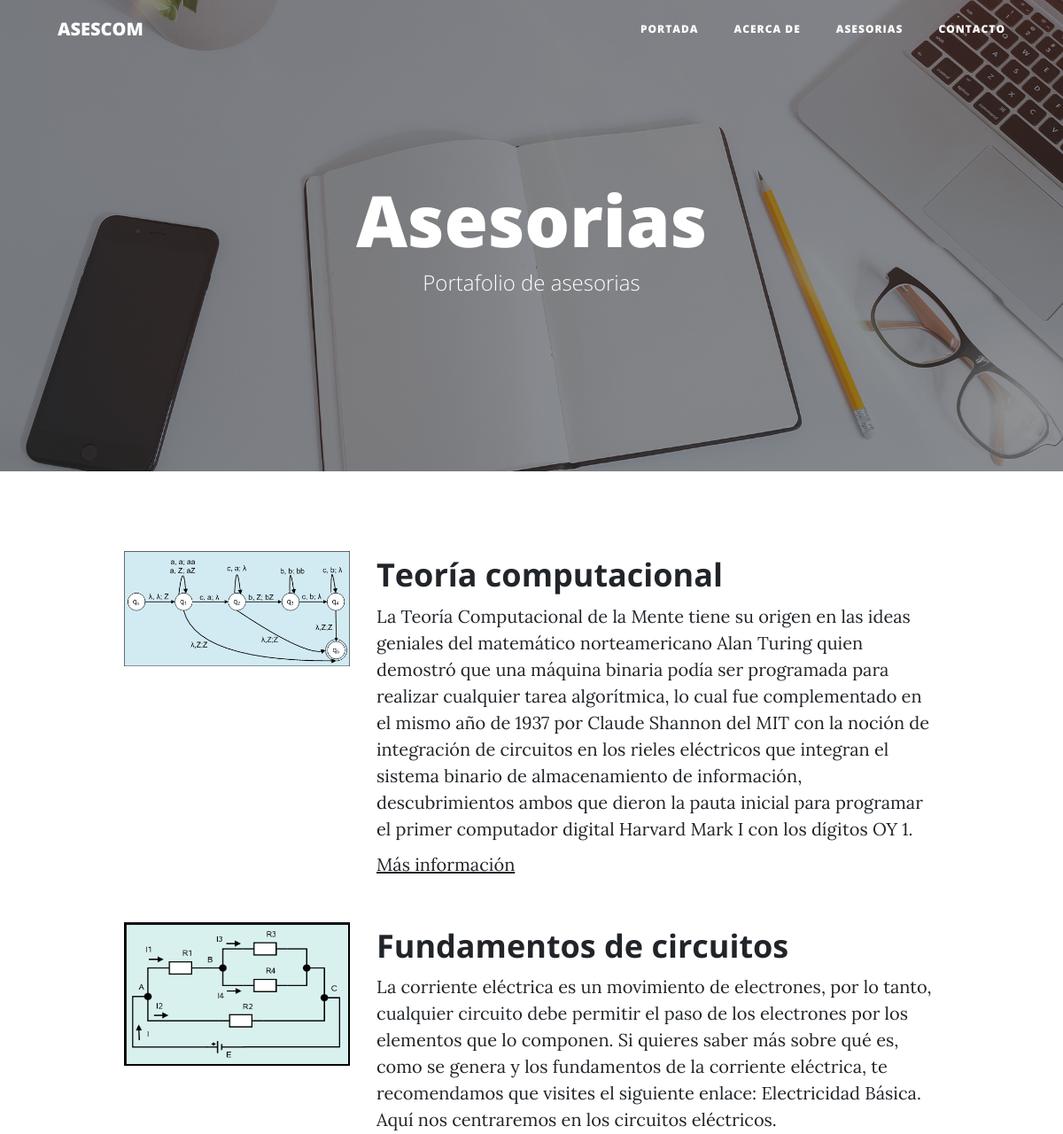
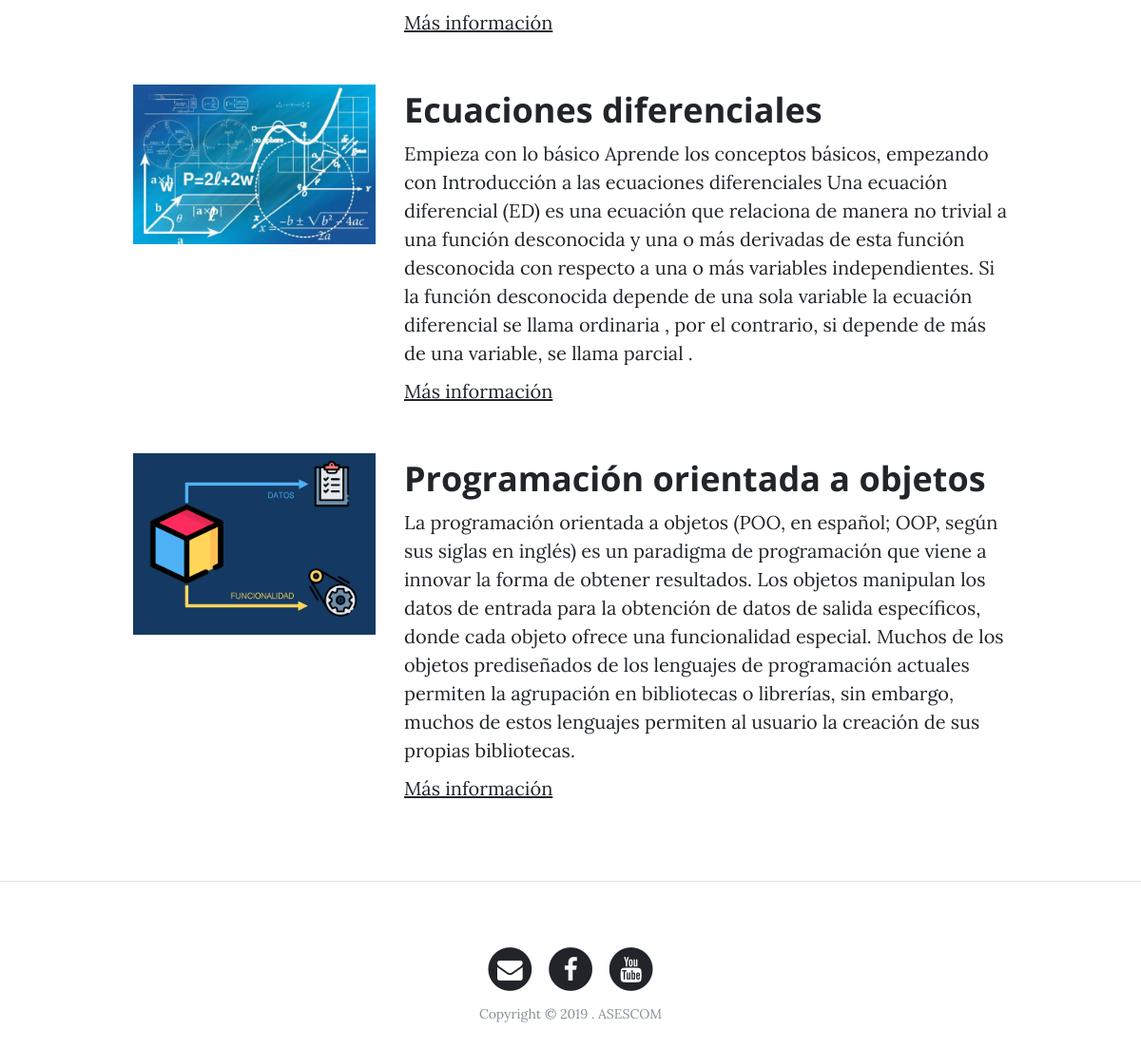
Page /suitcase/ on the committed database (2 pictures, top to bottom).
### portfolio/models.py (models this page shows, shortened)
class Project(models.Model):
    title=models.CharField(max_length=100,verbose_name="Título")
    description = models.TextField(verbose_name="Descripción")
    link = models.URLField(null=True, blank=True,verbose_name="Dirección web")
    image = models.ImageField(verbose_name="Imagen",upload_to="projects") #upload_to todas la imagenes que suban los usarios se subiran en el directorio projects para tenrlo separado de otros posbibles modelsque pudiesen existir
    created = models.DateTimeField(auto_now_add=True,verbose_name="Fecha de creación") #Campo de fecha y hora una vez que se crea "once"
    updated = models.DateTimeField(auto_now=True,verbose_name="Fecha de modificación") #Cada vez que se actualiza una instacncia
    class Meta:
        verbose_name='Proyecto'
        verbose_name_plural ='Proyectos' #This does not add 's', instead of take this
        ordering = ["-created"] #we order by creation of project, '-' means reverse its starts with newest

### portfolio/views.py (the view)
# urls.py: path('suitcase/',portfolio_views.suitcase, name="suitcase"),
def suitcase(request):
    projects = Project.objects.all()
    return render(request,"portfolio/suitcase.html",{'projects':projects})

### portfolio/templates/portfolio/suitcase.html (shortened to what this page needs)
{% extends 'core/base.html' %}
{% block background %}{% load static%}{% static 'core/img/portfolio-bg.jpg' %}{% endblock %}
{% block headers %}
<h1>Asesorias</h1>
<span class="subheading">Portafolio de asesorias</span>
{% endblock %}
{% block content %}
    {% for project in  projects%}
        <div class="row project">
            <div class="col-lg-3 col-md-4 offset-lg-1">
                <img class="img-fluid" src="{{project.image.url}}" alt="">
            </div>
        <div class="col-lg-7 col-md-8">
                <h2 class="section-heading title">{{project.title}}</h2>
            <p>{{project.description}}</p>
            {% if project.link %}
                <p><a href="{{project.link}}">Más información</a></p>
            {% endif %}
            </div>
        </div>
    {% endfor %}
{% endblock content %}

### core/templates/core/base.html (shortened to what this page needs)
<!DOCTYPE html>
<html lang="es">
<head>
    {% load static %}
    <link href="{% static 'core/vendor/bootstrap/css/bootstrap.min.css' %}" rel="stylesheet">
    <link href="{% static 'core/vendor/font-awesome/css/font-awesome.min.css' %}" rel="stylesheet" type="text/css">
    <link href="{% static 'core/css/clean-blog.min.css' %}" rel="stylesheet">
</head>
<body>
    <nav class="navbar navbar-expand-lg navbar-light fixed-top" id="mainNav">
        <div class="container">
            <a class="navbar-brand" href="{% url 'home' %}">ASESCOM</a>
            <div class="collapse navbar-collapse" id="navbarResponsive">
                <ul class="navbar-nav ml-auto">
                    <li class="nav-item">
                        <a class="nav-link" href="{% url 'home' %}">Portada</a>
                    </li>
                    <li class="nav-item">
                        <a class="nav-link" href="{% url 'about' %}">Acerca de</a>
                    </li>
                    <li class="nav-item">
                        <a class="nav-link" href="{% url 'suitcase' %}">Asesorias</a>
                    </li>
                    <li class="nav-item">
                        <a class="nav-link" href="{% url 'contacts' %}">Contacto</a>
                    </li>
                </ul>
            </div>
        </div>
    </nav>
    <header class="masthead" style="background-image: url('{% block background %}{% endblock %}')">
        <div class="overlay"></div>
        <div class="container">
            <div class="row">
                <div class="col-lg-8 col-md-10 mx-auto">
                    <div class="site-heading">
                        {% block headers %}{% endblock %}
                    </div>
                </div>
            </div>
        </div>
    </header>
    <div class="container">
        {% block content %} {% endblock %}
    </div>
    {% if request.path != '/' %}<hr>{% endif %}
    <footer>
        <div class="container">
            <div class="row">
                <div class="col-lg-8 col-md-10 mx-auto">
                    <ul class="list-inline text-center">
                        <li class="list-inline-item">
                            <a href="#">
                                <span class="fa-stack fa-lg">
                                    <i class="fa fa-circle fa-stack-2x"></i>
                                    <i class="fa fa-envelope fa-stack-1x fa-inverse"></i>
                                </span>
                            </a>
                        </li>
                        <li class="list-inline-item">
                            <a href="#">
                                <span class="fa-stack fa-lg">
                                    <i class="fa fa-circle fa-stack-2x"></i>
                                    <i class="fa fa-facebook fa-stack-1x fa-inverse"></i>
                                </span>
                            </a>
                        </li>
                        <li class="list-inline-item">
                            <a href="#">
                                <span class="fa-stack fa-lg">
                                    <i class="fa fa-circle fa-stack-2x"></i>
                                    <i class="fa fa-youtube fa-stack-1x fa-inverse"></i>
                                </span>
                            </a>
                        </li>
                    </ul>
                    <p class="copyright text-muted">Copyright &copy; 2019 . ASESCOM </p>
                </div>
            </div>
        </div>
    </footer>
</body>
</html>

### rows in the picture
Project: image (picture), title "Teoría computacional", description "La Teoría Computacional de la Mente tiene su origen en las ideas geniales del matemático norteamericano Alan Turing quien demostró que una máquina binaria podía ser programada para realizar cualquier tarea algorítmica, lo cual fue complementado en el mismo año de 1937 por Claude Shannon del MIT con la noción de integración de circuitos en los rieles eléctricos que integran el sistema binario de almacenamiento de información, descubrimientos ambos que dieron la pauta inicial para programar el primer computador digital Harvard Mark I con los dígitos OY 1."
Project: image (picture), title "Fundamentos de circuitos", description "La corriente eléctrica es un movimiento de electrones, por lo tanto, cualquier circuito debe permitir el paso de los electrones por los elementos que lo componen. Si quieres saber más sobre qué es, como se genera y los fundamentos de la corriente eléctrica, te recomendamos que visites el siguiente enlace: Electricidad Básica. Aquí nos centraremos en los circuitos eléctricos."
Project: image (picture), title "Ecuaciones diferenciales", description "Empieza con lo básico Aprende los conceptos básicos, empezando con Introducción a las ecuaciones diferenciales Una ecuación diferencial (ED) es una ecuación que relaciona de manera no trivial a una función desconocida y una o más derivadas de esta función desconocida con respecto a una o más variables independientes. Si la función desconocida depende de una sola variable la ecuación diferencial se llama ordinaria , por el contrario, si depende de más de una variable, se llama parcial ."
Project: image (picture), title "Programación orientada a objetos", description "La programación orientada a objetos (POO, en español; OOP, según sus siglas en inglés) es un paradigma de programación que viene a innovar la forma de obtener resultados. Los objetos manipulan los datos de entrada para la obtención de datos de salida específicos, donde cada objeto ofrece una funcionalidad especial. Muchos de los objetos prediseñados de los lenguajes de programación actuales permiten la agrupación en bibliotecas o librerías, sin embargo, muchos de estos lenguajes permiten al usuario la creación de sus propias bibliotecas."
